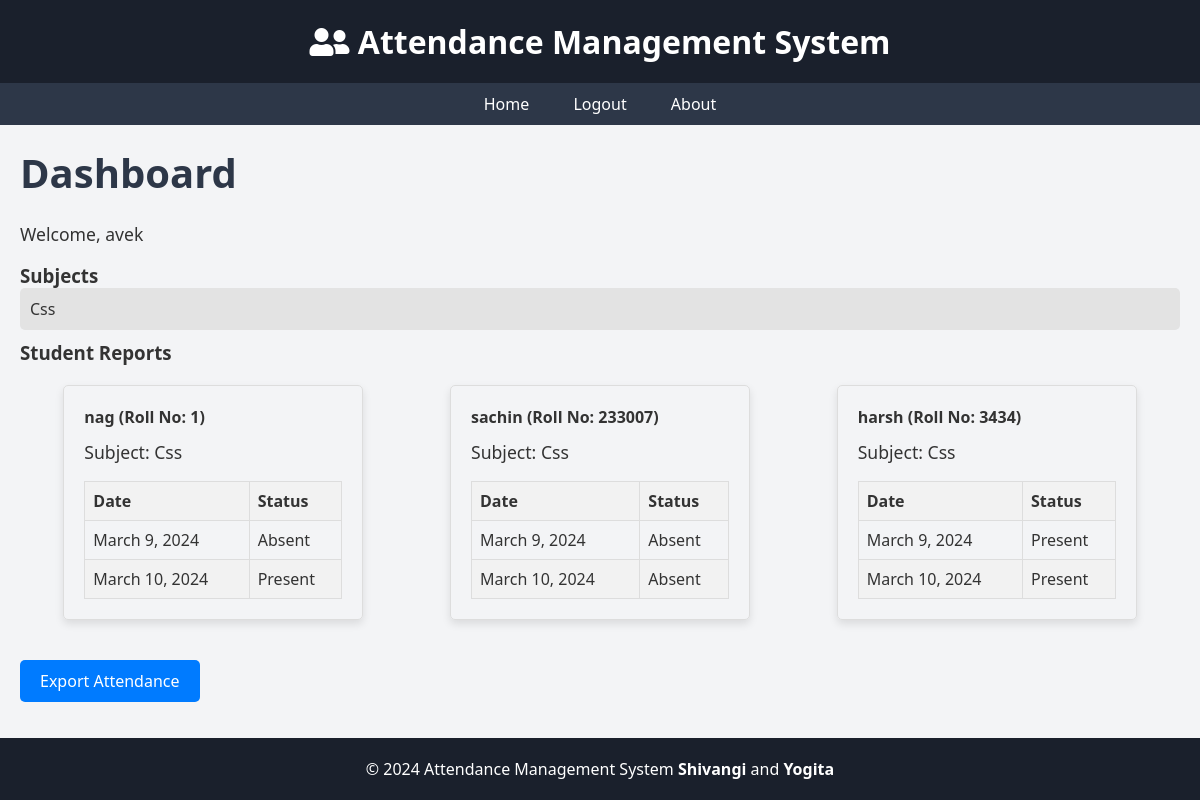
The page /dashboard/ (signed in) on the database its author committed.
### StudentManagementSystem/models.py (models this page shows, shortened)
class Subject(models.Model):
    subject_id = models.CharField(max_length=10, unique=True)
    subject_name = models.CharField(max_length=100)

class Student(models.Model):
    roll_no = models.CharField(max_length=10, unique=True)
    name = models.CharField(max_length=100)
    section = models.ForeignKey(Class, on_delete=models.CASCADE)

class Attendance(models.Model):
    STATUS_CHOICES = [
        ('Present', 'Present'),
        ('Absent', 'Absent'),
    ]
    student = models.ForeignKey(Student, on_delete=models.CASCADE)
    subject = models.ForeignKey(Subject, on_delete=models.CASCADE)
    date = models.DateField()
    status = models.CharField(max_length=10, choices=STATUS_CHOICES)

### StudentManagementSystem/views.py (the view)
# urls.py: path('dashboard/', dashboard, name='dashboard'),
@login_required
def dashboard(request):
    teacher = request.user.teacher
    subjects = Subject.objects.filter(teacher=teacher)
    students = Student.objects.filter(section__subjects__in=subjects)
    student_reports = []
    processed_combinations = set()  # Keep track of processed combinations
    for student in students:
        for subject in subjects:
            combination = (student.id, subject.id)
            if combination not in processed_combinations:
                attendance_records = Attendance.objects.filter(student=student, subject=subject).order_by('date')
                if attendance_records:
                    student_reports.append({'student': student, 'subject': subject, 'attendance_records': attendance_records})
                    processed_combinations.add(combination)
    return render(request, 'dashboard.html', {'subjects': subjects, 'student_reports': student_reports})

### templates/dashboard.html (shortened to what this page needs)
{% extends 'base.html' %}
{% block content %}
<h2>Dashboard</h2>
<p>Welcome, {{ user.username }}</p>
<h3>Subjects</h3>
<ul class="subject-list">
    {% for subject in subjects %}
        <li><a href="{% url 'subject_details' subject.id %}" class="{% if subject.subject_name == 'Web3' %}subject-web3{% elif subject.subject_name == 'Best CSS' %}subject-best-css{% endif %}">{{ subject.subject_name }}</a></li>
    {% endfor %}
</ul>
<h3>Student Reports</h3>
<div class="card-container">
    {% for student_report in student_reports %}
        <div class="card">
            <h4>{{ student_report.student.name }} (Roll No: {{ student_report.student.roll_no }})</h4>
           <p>Subject: {{ student_report.subject.subject_name }}</p>
            <table class="attendance-table">
                <thead>
                    <tr>
                        <th>Date</th>
                        <th>Status</th>
                    </tr>
                </thead>
                <tbody>
                    {% for record in student_report.attendance_records %}
                        <tr>
                            <td>{{ record.date }}</td>
                            <td>{{ record.status }}</td>
                        </tr>
                    {% endfor %}
                </tbody>
            </table>
        </div>
    {% endfor %}
</div>
<a href="{% url 'export_attendance' %}" class="btn">Export Attendance</a>
{% endblock %}

### templates/base.html (style rules this page uses)
* { box-sizing: border-box; margin: 0; padding: 0; }
body { font-family: 'Segoe UI', sans-serif; background-color: #f3f4f6; color: #333; min-height: 100vh; display: flex; flex-direction: column; }
main h2 { font-size: 2.5rem; margin-bottom: 20px; color: #2d3748; }
main p { font-size: 1.1rem; line-height: 1.6; margin-bottom: 15px; }

### templates/dashboard.html (style rules this page uses)
.card-container { display: flex; flex-wrap: wrap; justify-content: space-around; margin-top: 20px; }
.card { width: 300px; border: 1px solid #ddd; border-radius: 5px; box-shadow: 0 4px 8px rgba(0, 0, 0, 0.1); padding: 20px; margin-bottom: 20px; }
.card h4 { margin-bottom: 10px; }
.attendance-table { width: 100%; border-collapse: collapse; }
.attendance-table th, .attendance-table td { border: 1px solid #ddd; padding: 8px; text-align: left; }
.attendance-table th { background-color: #f2f2f2; }
.attendance-table tbody tr:nth-child(even) { background-color: #f2f2f2; }
.subject-list { list-style-type: none; padding: 0; margin: 0; }
.subject-list li { margin-bottom: 10px; }
.subject-list li a { text-decoration: none; display: block; padding: 10px; border-radius: 5px; color: #333; background-color: #e3e3e3; }
.btn { display: inline-block; padding: 10px 20px; background-color: #007bff; color: #fff; text-decoration: none; border-radius: 5px; transition: background-color 0.3s ease; margin-top: 20px; }

### rows shown on the page
Subject: subject_name "Css"
Student: student.name "nag", student.roll_no "1", subject.subject_name "Css"
Attendance: date "March 9, 2024", status "Absent"
Attendance: date "March 10, 2024", status "Present"
Student: student.name "sachin", student.roll_no "233007", subject.subject_name "Css"
Attendance: date "March 9, 2024", status "Absent"
Attendance: date "March 10, 2024", status "Absent"
Student: student.name "harsh", student.roll_no "3434", subject.subject_name "Css"
Attendance: date "March 9, 2024", status "Present"
Attendance: date "March 10, 2024", status "Present"

### other values the page prints
{{ user.username }} "avek"
